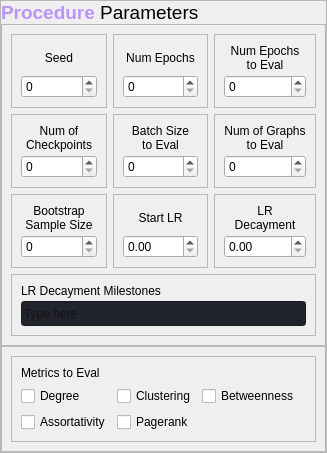
                                  <widget class="QFrame" name="conf_tr_row_1">
                                   <property name="frameShape">
                                    <enum>QFrame::StyledPanel</enum>
                                   </property>
                                   <property name="frameShadow">
                                    <enum>QFrame::Raised</enum>
                                   </property>
                                   <layout class="QVBoxLayout" name="verticalLayout_14">
                                    <property name="spacing">
                                     <number>0</number>
                                    </property>
                                    <property name="leftMargin">
                                     <number>0</number>
                                    </property>
                                    <property name="topMargin">
                                     <number>0</number>
                                    </property>
                                    <property name="rightMargin">
                                     <number>0</number>
                                    </property>
                                    <property name="bottomMargin">
                                     <number>0</number>
                                    </property>
                                    <item>
                                     <widget class="QLabel" name="label_row_1_tr">
                                      <property name="maximumSize">
                                       <size>
                                        <width>16777215</width>
                                        <height>25</height>
                                       </size>
                                      </property>
                                      <property name="text">
                                       <string>&lt;html&gt;&lt;head/&gt;&lt;body&gt;&lt;p&gt;&lt;span style=&quot; font-size:14pt; font-weight:700; color:#bd93f9;&quot;&gt;Procedure &lt;/span&gt;&lt;span style=&quot; font-size:14pt;&quot;&gt;Parameters&lt;/span&gt;&lt;/p&gt;&lt;/body&gt;&lt;/html&gt;</string>
                                      </property>
                                     </widget>
                                    </item>
                                    <item>
                                     <widget class="QFrame" name="frame_5">
                                      <property name="frameShape">
                                       <enum>QFrame::StyledPanel</enum>
                                      </property>
                                      <property name="frameShadow">
                                       <enum>QFrame::Raised</enum>
                                      </property>
                                      <layout class="QGridLayout" name="gridLayout_3">
                                       <item row="2" column="0">
                                        <widget class="QFrame" name="frame_10">
                                         <property name="frameShape">
                                          <enum>QFrame::StyledPanel</enum>
                                         </property>
                                         <property name="frameShadow">
                                          <enum>QFrame::Raised</enum>
                                         </property>
                                         <layout class="QVBoxLayout" name="verticalLayout_32">
                                          <property name="spacing">
                                           <number>3</number>
                                          </property>
                                          <item>
                                           <widget class="QLabel" name="label_n_ckt_tr">
                                            <property name="maximumSize">
                                             <size>
                                              <width>16777215</width>
                                              <height>32</height>
                                             </size>
                                            </property>
                                            <property name="text">
                                             <string>&lt;html&gt;&lt;head/&gt;&lt;body&gt;&lt;p align=&quot;center&quot;&gt;Num of&lt;br/&gt;Checkpoints&lt;/p&gt;&lt;/body&gt;&lt;/html&gt;</string>
                                            </property>
                                           </widget>
                                          </item>
                                          <item>
                                           <widget class="QSpinBox" name="spin_n_ckt_tr"/>
                                          </item>
                                         </layout>
                                        </widget>
                                       </item>
                                       <item row="1" column="0">
                                        <widget class="QFrame" name="frame_7">
                                         <property name="frameShape">
                                          <enum>QFrame::StyledPanel</enum>
                                         </property>
                                         <property name="frameShadow">
                                          <enum>QFrame::Raised</enum>
                                         </property>
                                         <layout class="QVBoxLayout" name="verticalLayout_27">
                                          <property name="spacing">
                                           <number>3</number>
                                          </property>
                                          <item>
                                           <widget class="QLabel" name="label_seed_tr">
                                            <property name="maximumSize">
                                             <size>
                                              <width>16777215</width>
                                              <height>32</height>
                                             </size>
                                            </property>
                                            <property name="text">
                                             <string>&lt;html&gt;&lt;head/&gt;&lt;body&gt;&lt;p align=&quot;center&quot;&gt;Seed&lt;/p&gt;&lt;/body&gt;&lt;/html&gt;</string>
                                            </property>
                                           </widget>
                                          </item>
                                          <item>
                                           <widget class="QSpinBox" name="spin_seed_tr"/>
                                          </item>
                                         </layout>
                                        </widget>
                                       </item>
                                       <item row="4" column="0" colspan="3">
                                        <widget class="QFrame" name="frame_17">
                                         <property name="frameShape">
                                          <enum>QFrame::StyledPanel</enum>
                                         </property>
                                         <property name="frameShadow">
                                          <enum>QFrame::Raised</enum>
                                         </property>
                                         <layout class="QVBoxLayout" name="verticalLayout_37">
                                          <property name="spacing">
                                           <number>3</number>
                                          </property>
                                          <item>
                                           <widget class="QLabel" name="label_lr_mile_tr">
                                            <property name="maximumSize">
                                             <size>
                                              <width>16777215</width>
                                              <height>20</height>
                                             </size>
                                            </property>
                                            <property name="text">
                                             <string>LR Decayment Milestones</string>
                                            </property>
                                           </widget>
                                          </item>
                                          <item>
                                           <widget class="QLineEdit" name="line_lr_mile_tr">
                                            <property name="minimumSize">
                                             <size>
                                              <width>0</width>
                                              <height>25</height>
                                             </size>
                                            </property>
                                            <property name="styleSheet">
                                             <string notr="true">background-color: rgb(33, 37, 43);</string>
                                            </property>
                                            <property name="text">
                                             <string/>
                                            </property>
                                            <property name="placeholderText">
                                             <string>Type here</string>
                                            </property>
                                           </widget>
                                          </item>
                                         </layout>
                                        </widget>
                                       </item>
                                       <item row="2" column="2">
                                        <widget class="QFrame" name="frame_12">
                                         <property name="frameShape">
                                          <enum>QFrame::StyledPanel</enum>
                                         </property>
                                         <property name="frameShadow">
                                          <enum>QFrame::Raised</enum>
                                         </property>
                                         <layout class="QVBoxLayout" name="verticalLayout_36">
                                          <property name="spacing">
                                           <number>3</number>
                                          </property>
                                          <item>
                                           <widget class="QLabel" name="label_n_graphs_ev_tr">
                                            <property name="maximumSize">
                                             <size>
                                              <width>16777215</width>
                                              <height>32</height>
                                             </size>
                                            </property>
                                            <property name="text">
                                             <string>&lt;html&gt;&lt;head/&gt;&lt;body&gt;&lt;p align=&quot;center&quot;&gt;Num of Graphs&lt;br/&gt;to Eval&lt;/p&gt;&lt;/body&gt;&lt;/html&gt;</string>
                                            </property>
                                           </widget>
                                          </item>
                                          <item>
                                           <widget class="QSpinBox" name="spin_n_graphs_ev_tr"/>
                                          </item>
                                         </layout>
                                        </widget>
                                       </item>
                                       <item row="1" column="1">
                                        <widget class="QFrame" name="frame_8">
                                         <property name="frameShape">
                                          <enum>QFrame::StyledPanel</enum>
                                         </property>
                                         <property name="frameShadow">
                                          <enum>QFrame::Raised</enum>
                                         </property>
                                         <layout class="QVBoxLayout" name="verticalLayout_30">
                                          <property name="spacing">
                                           <number>3</number>
                                          </property>
                                          <item>
                                           <widget class="QLabel" name="label_num_ep_tr">
                                            <property name="maximumSize">
                                             <size>
                                              <width>16777215</width>
                                              <height>32</height>
                                             </size>
                                            </property>
                                            <property name="text">
                                             <string>&lt;html&gt;&lt;head/&gt;&lt;body&gt;&lt;p align=&quot;center&quot;&gt;Num Epochs&lt;/p&gt;&lt;/body&gt;&lt;/html&gt;</string>
                                            </property>
                                           </widget>
                                          </item>
                                          <item>
                                           <widget class="QSpinBox" name="spin_num_ep_tr"/>
                                          </item>
                                         </layout>
                                        </widget>
                                       </item>
                                       <item row="3" column="2">
                                        <widget class="QFrame" name="frame_15">
                                         <property name="frameShape">
                                          <enum>QFrame::StyledPanel</enum>
                                         </property>
                                         <property name="frameShadow">
                                          <enum>QFrame::Raised</enum>
                                         </property>
                                         <layout class="QVBoxLayout" name="verticalLayout_33">
                                          <property name="spacing">
                                           <number>3</number>
                                          </property>
                                          <item>
                                           <widget class="QLabel" name="label_lr_decay_tr">
                                            <property name="maximumSize">
                                             <size>
                                              <width>16777215</width>
                                              <height>32</height>
                                             </size>
                                            </property>
                                            <property name="text">
                                             <string>&lt;html&gt;&lt;head/&gt;&lt;body&gt;&lt;p align=&quot;center&quot;&gt;LR&lt;br/&gt;Decayment&lt;/p&gt;&lt;/body&gt;&lt;/html&gt;</string>
                                            </property>
                                           </widget>
                                          </item>
                                          <item>
                                           <widget class="QDoubleSpinBox" name="spin_lr_decay_tr"/>
                                          </item>
                                         </layout>
                                        </widget>
                                       </item>
                                       <item row="2" column="1">
                                        <widget class="QFrame" name="frame_11">
                                         <property name="frameShape">
                                          <enum>QFrame::StyledPanel</enum>
                                         </property>
                                         <property name="frameShadow">
                                          <enum>QFrame::Raised</enum>
                                         </property>
                                         <layout class="QVBoxLayout" name="verticalLayout_29">
                                          <property name="spacing">
                                           <number>3</number>
                                          </property>
                                          <item>
                                           <widget class="QLabel" name="label_batch_ev_tr">
                                            <property name="maximumSize">
                                             <size>
                                              <width>16777215</width>
                                              <height>32</height>
                                             </size>
                                            </property>
                                            <property name="text">
                                             <string>&lt;html&gt;&lt;head/&gt;&lt;body&gt;&lt;p align=&quot;center&quot;&gt;Batch Size&lt;br/&gt;to Eval&lt;/p&gt;&lt;/body&gt;&lt;/html&gt;</string>
                                            </property>
                                           </widget>
                                          </item>
                                          <item>
                                           <widget class="QSpinBox" name="spin_batch_ev_tr"/>
                                          </item>
                                         </layout>
                                        </widget>
                                       </item>
                                       <item row="1" column="2">
                                        <widget class="QFrame" name="frame_9">
                                         <property name="frameShape">
                                          <enum>QFrame::StyledPanel</enum>
                                         </property>
                                         <property name="frameShadow">
                                          <enum>QFrame::Raised</enum>
                                         </property>
                                         <layout class="QVBoxLayout" name="verticalLayout_31">
                                          <property name="spacing">
                                           <number>3</number>
                                          </property>
                                          <item>
                                           <widget class="QLabel" name="label_ep_to_ev_tr">
                                            <property name="maximumSize">
                                             <size>
                                              <width>16777215</width>
                                              <height>32</height>
                                             </size>
                                            </property>
                                            <property name="text">
                                             <string>&lt;html&gt;&lt;head/&gt;&lt;body&gt;&lt;p align=&quot;center&quot;&gt;Num Epochs&lt;br/&gt;to Eval&lt;/p&gt;&lt;/body&gt;&lt;/html&gt;</string>
                                            </property>
                                           </widget>
                                          </item>
                                          <item>
                                           <widget class="QSpinBox" name="spin_ep_to_ev_tr"/>
                                          </item>
                                         </layout>
                                        </widget>
                                       </item>
                                       <item row="3" column="1">
                                        <widget class="QFrame" name="frame_14">
                                         <property name="frameShape">
                                          <enum>QFrame::StyledPanel</enum>
                                         </property>
                                         <property name="frameShadow">
                                          <enum>QFrame::Raised</enum>
                                         </property>
                                         <layout class="QVBoxLayout" name="verticalLayout_34">
                                          <property name="spacing">
                                           <number>3</number>
                                          </property>
                                          <item>
                                           <widget class="QLabel" name="label_init_lr_tr">
                                            <property name="maximumSize">
                                             <size>
                                              <width>16777215</width>
                                              <height>32</height>
                                             </size>
                                            </property>
                                            <property name="text">
                                             <string>&lt;html&gt;&lt;head/&gt;&lt;body&gt;&lt;p align=&quot;center&quot;&gt;Start LR&lt;/p&gt;&lt;/body&gt;&lt;/html&gt;</string>
                                            </property>
                                           </widget>
                                          </item>
                                          <item>
                                           <widget class="QDoubleSpinBox" name="spin_init_lr_tr"/>
                                          </item>
                                         </layout>
                                        </widget>
                                       </item>
                                       <item row="3" column="0">
                                        <widget class="QFrame" name="frame_13">
                                         <property name="frameShape">
                                          <enum>QFrame::StyledPanel</enum>
                                         </property>
                                         <property name="frameShadow">
                                          <enum>QFrame::Raised</enum>
                                         </property>
                                         <layout class="QVBoxLayout" name="verticalLayout_35">
                                          <property name="spacing">
                                           <number>3</number>
                                          </property>
                                          <item>
                                           <widget class="QLabel" name="label_bs_samples_tr">
                                            <property name="maximumSize">
                                             <size>
                                              <width>16777215</width>
                                              <height>32</height>
                                             </size>
                                            </property>
                                            <property name="text">
                                             <string>&lt;html&gt;&lt;head/&gt;&lt;body&gt;&lt;p align=&quot;center&quot;&gt;Bootstrap&lt;br/&gt;Sample Size&lt;/p&gt;&lt;/body&gt;&lt;/html&gt;</string>
                                            </property>
                                           </widget>
                                          </item>
                                          <item>
                                           <widget class="QSpinBox" name="spin_bs_samples_tr"/>
                                          </item>
                                         </layout>
                                        </widget>
                                       </item>
                                      </layout>
                                     </widget>
                                    </item>
                                    <item>
                                     <widget class="QFrame" name="frame_6">
                                      <property name="frameShape">
                                       <enum>QFrame::StyledPanel</enum>
                                      </property>
                                      <property name="frameShadow">
                                       <enum>QFrame::Raised</enum>
                                      </property>
                                      <layout class="QVBoxLayout" name="verticalLayout_38">
                                       <item>
                                        <widget class="QFrame" name="frame_19">
                                         <property name="frameShape">
                                          <enum>QFrame::StyledPanel</enum>
                                         </property>
                                         <property name="frameShadow">
                                          <enum>QFrame::Raised</enum>
                                         </property>
                                         <layout class="QGridLayout" name="gridLayout_5">
                                          <item row="1" column="0">
                                           <widget class="QCheckBox" name="check_d_ev_tr">
                                            <property name="styleSheet">
                                             <string notr="true"/>
                                            </property>
                                            <property name="text">
                                             <string>Degree</string>
                                            </property>
                                           </widget>
                                          </item>
                                          <item row="1" column="2" colspan="2">
                                           <widget class="QCheckBox" name="check_b_ev_tr">
                                            <property name="styleSheet">
                                             <string notr="true"/>
                                            </property>
                                            <property name="text">
                                             <string>Betweenness</string>
                                            </property>
                                           </widget>
                                          </item>
                                          <item row="2" column="0">
                                           <widget class="QCheckBox" name="check_a_ev_tr">
                                            <property name="styleSheet">
                                             <string notr="true"/>
                                            </property>
                                            <property name="text">
                                             <string>Assortativity</string>
                                            </property>
                                           </widget>
                                          </item>
                                          <item row="0" column="0" colspan="5">
                                           <widget class="QLabel" name="label_metrics_ev_tr">
                                            <property name="maximumSize">
                                             <size>
                                              <width>16777215</width>
                                              <height>20</height>
                                             </size>
                                            </property>
                                            <property name="text">
                                             <string>Metrics to Eval</string>
                                            </property>
                                           </widget>
                                          </item>
                                          <item row="1" column="1">
                                           <widget class="QCheckBox" name="check_c_ev_tr">
                                            <property name="styleSheet">
                                             <string notr="true"/>
                                            </property>
                                            <property name="text">
                                             <string>Clustering</string>
                                            </property>
                                           </widget>
                                          </item>
                                          <item row="2" column="1">
                                           <widget class="QCheckBox" name="check_pr_ev_tr">
                                            <property name="styleSheet">
                                             <string notr="true"/>
                                            </property>
                                            <property name="text">
                                             <string>Pagerank</string>
                                            </property>
                                           </widget>
                                          </item>
                                         </layout>
                                        </widget>
                                       </item>
                                      </layout>
                                     </widget>
                                    </item>
                                   </layout>
                                  </widget>
